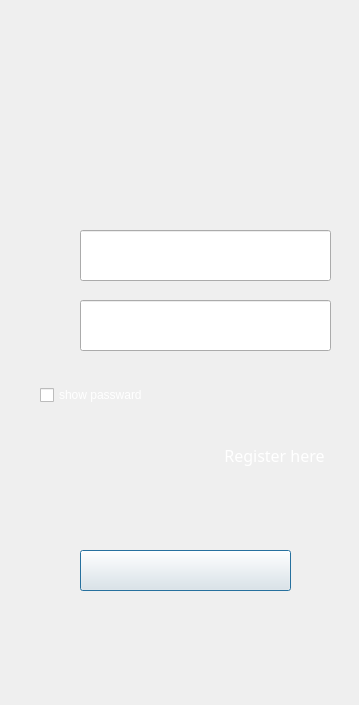
<?xml version="1.0" encoding="UTF-8"?>
<ui version="4.0">
 <class>LoginDlg</class>
 <widget class="QDialog" name="LoginDlg">
  <property name="geometry">
   <rect>
    <x>0</x>
    <y>0</y>
    <width>359</width>
    <height>705</height>
   </rect>
  </property>
  <property name="cursor">
   <cursorShape>ArrowCursor</cursorShape>
  </property>
  <property name="windowTitle">
   <string>Dialog</string>
  </property>
  <property name="styleSheet">
   <string notr="true">#LoginDlg
{

	background-image: url(:/img/img/bg.jpg);
}
</string>
  </property>
  <widget class="QWidget" name="horizontalLayoutWidget_3">
   <property name="geometry">
    <rect>
     <x>40</x>
     <y>380</y>
     <width>341</width>
     <height>31</height>
    </rect>
   </property>
   <layout class="QHBoxLayout" name="horizontalLayout_3">
    <item>
     <widget class="QCheckBox" name="show_passward">
      <property name="styleSheet">
       <string notr="true">#show_passward{
color: rgb(255, 255, 255);
}</string>
      </property>
      <property name="text">
       <string>show passward</string>
      </property>
     </widget>
    </item>
    <item>
     <widget class="QLabel" name="status">
      <property name="styleSheet">
       <string notr="true"/>
      </property>
      <property name="text">
       <string/>
      </property>
     </widget>
    </item>
   </layout>
  </widget>
  <widget class="QPushButton" name="login_button">
   <property name="geometry">
    <rect>
     <x>80</x>
     <y>550</y>
     <width>211</width>
     <height>41</height>
    </rect>
   </property>
   <property name="cursor">
    <cursorShape>OpenHandCursor</cursorShape>
   </property>
   <property name="styleSheet">
    <string notr="true">#login_button
{

	border-image: url(:/img/img/login.png);
}</string>
   </property>
   <property name="text">
    <string/>
   </property>
   <property name="shortcut">
    <string>Return</string>
   </property>
  </widget>
  <widget class="QWidget" name="verticalLayoutWidget">
   <property name="geometry">
    <rect>
     <x>20</x>
     <y>90</y>
     <width>181</width>
     <height>51</height>
    </rect>
   </property>
   <layout class="QVBoxLayout" name="verticalLayout">
    <item>
     <widget class="QLabel" name="Title">
      <property name="styleSheet">
       <string notr="true">#Title{
	border-image: url(:/img/img/neutalk.png);
}
</string>
      </property>
      <property name="text">
       <string/>
      </property>
     </widget>
    </item>
   </layout>
  </widget>
  <widget class="QLineEdit" name="lineEdit_passward_enter">
   <property name="geometry">
    <rect>
     <x>80</x>
     <y>300</y>
     <width>251</width>
     <height>51</height>
    </rect>
   </property>
   <property name="styleSheet">
    <string notr="true">#lineEdit_passward_enter{
	
	color: rgb(255, 255, 255);
	border-image: url(:/img/img/black.jpg);}</string>
   </property>
   <property name="echoMode">
    <enum>QLineEdit::Password</enum>
   </property>
   <property name="placeholderText">
    <string>enter passward here</string>
   </property>
  </widget>
  <widget class="QLineEdit" name="lineEdit_id_enter">
   <property name="geometry">
    <rect>
     <x>80</x>
     <y>230</y>
     <width>251</width>
     <height>51</height>
    </rect>
   </property>
   <property name="styleSheet">
    <string notr="true">#lineEdit_id_enter{
	color: rgb(255, 255, 255);
	border-image: url(:/img/img/black.jpg);}</string>
   </property>
   <property name="placeholderText">
    <string>enter mail here</string>
   </property>
  </widget>
  <widget class="QPushButton" name="register_button">
   <property name="geometry">
    <rect>
     <x>200</x>
     <y>440</y>
     <width>149</width>
     <height>31</height>
    </rect>
   </property>
   <property name="font">
    <font>
     <family>Ubuntu Condensed</family>
     <pointsize>12</pointsize>
    </font>
   </property>
   <property name="cursor">
    <cursorShape>PointingHandCursor</cursorShape>
   </property>
   <property name="styleSheet">
    <string notr="true">#register_button{
	border-image: url(:/img/img/color.png);
	border-radius: 6px;
	color: rgb(255, 255, 255);
}</string>
   </property>
   <property name="text">
    <string>Register here</string>
   </property>
  </widget>
  <widget class="QLabel" name="label_id">
   <property name="geometry">
    <rect>
     <x>30</x>
     <y>230</y>
     <width>301</width>
     <height>51</height>
    </rect>
   </property>
   <property name="styleSheet">
    <string notr="true">border-image: url(:/img/img/mail.jpg);</string>
   </property>
   <property name="text">
    <string/>
   </property>
  </widget>
  <widget class="QLabel" name="label_passward">
   <property name="geometry">
    <rect>
     <x>30</x>
     <y>300</y>
     <width>301</width>
     <height>51</height>
    </rect>
   </property>
   <property name="styleSheet">
    <string notr="true">border-image: url(:/img/img/password.jpg);</string>
   </property>
   <property name="text">
    <string/>
   </property>
  </widget>
  <zorder>label_id</zorder>
  <zorder>label_passward</zorder>
  <zorder>horizontalLayoutWidget_3</zorder>
  <zorder>login_button</zorder>
  <zorder>verticalLayoutWidget</zorder>
  <zorder>lineEdit_passward_enter</zorder>
  <zorder>lineEdit_id_enter</zorder>
  <zorder>register_button</zorder>
 </widget>
 <resources/>
 <connections/>
</ui>
